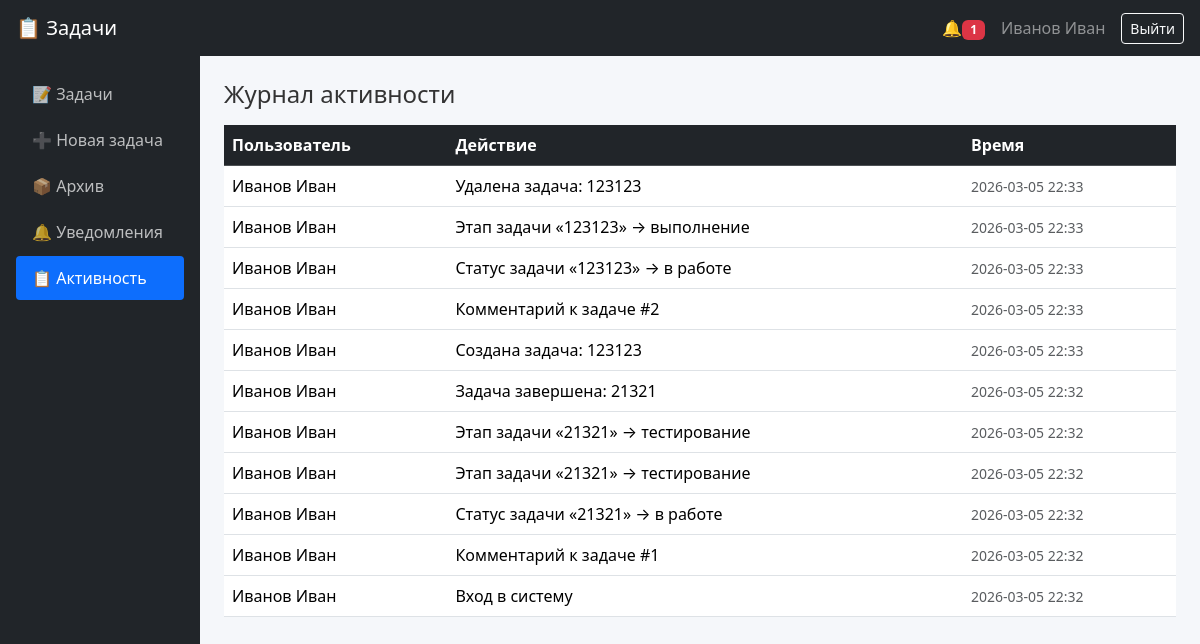
Page /activity (signed in) on the committed database.
### tables this page shows
CREATE TABLE users (
            id       INTEGER PRIMARY KEY AUTOINCREMENT,
            username TEXT UNIQUE NOT NULL,
            password TEXT NOT NULL,
            role     TEXT DEFAULT 'employee',
            name     TEXT
        );

CREATE TABLE activity (
            id         INTEGER PRIMARY KEY AUTOINCREMENT,
            user_id    INTEGER,
            action     TEXT,
            created_at TEXT,
            FOREIGN KEY (user_id) REFERENCES users(id)
        );

### app.py (the view)
@app.route('/activity')
@login_required
def activity():
    conn = get_db()
    uid  = session['user_id']
    role = session['role']
    if role in ('admin', 'manager'):
        logs = conn.execute("""
            SELECT a.*, u.name as user_name, u.username
            FROM activity a
            LEFT JOIN users u ON u.id = a.user_id
            ORDER BY a.id DESC LIMIT 100
        """).fetchall()
    else:
        logs = conn.execute("""
            SELECT a.*, u.name as user_name, u.username
            FROM activity a
            LEFT JOIN users u ON u.id = a.user_id
            WHERE a.user_id=?
            ORDER BY a.id DESC LIMIT 50
        """, (uid,)).fetchall()
    conn.close()
    return render_template('activity.html', logs=logs)

### app.py (called while the page is built)
def get_db():
    conn = sqlite3.connect(DB)
    conn.row_factory = sqlite3.Row
    conn.execute("PRAGMA journal_mode = WAL;")
    conn.execute("PRAGMA foreign_keys = ON;")
    return conn

def login_required(f):
    from functools import wraps
    @wraps(f)
    def wrapper(*args, **kwargs):
        if 'user_id' not in session:
            return redirect('/login')
        return f(*args, **kwargs)
    return wrapper

@app.before_request
def count_notifications():
    g.unread = 0
    if session.get('user_id'):
        conn = get_db()
        row = conn.execute(
            "SELECT COUNT(*) as c FROM notifications WHERE user_id=? AND is_read=0",
            (session['user_id'],)
        ).fetchone()
        conn.close()
        g.unread = row['c'] if row else 0

@app.context_processor
def inject_globals():
    return dict(
        statuses=STATUSES,
        stages=STAGES,
        unread=g.unread if hasattr(g, 'unread') else 0,
        session=session
    )

### templates/activity.html
{% extends "base.html" %}
{% block content %}
<h4 class="mb-3">Журнал активности</h4>
{% if logs %}
<table class="table table-hover">
  <thead class="table-dark">
    <tr>
      <th>Пользователь</th>
      <th>Действие</th>
      <th>Время</th>
    </tr>
  </thead>
  <tbody>
    {% for entry in logs %}
    <tr>
      <td>{{ entry.user_name or entry.username or '—' }}</td>
      <td>{{ entry.action }}</td>
      <td><small class="text-muted">{{ entry.created_at }}</small></td>
    </tr>
    {% endfor %}
  </tbody>
</table>
{% else %}
<div class="alert alert-info">Журнал пуст</div>
{% endif %}
{% endblock %}

### templates/base.html (shortened to what this page needs)
<!doctype html>
<html lang="ru">
<head>
  <link href="https://cdn.jsdelivr.net/npm/bootstrap@5.3.2/dist/css/bootstrap.min.css" rel="stylesheet">
  <link rel="stylesheet" href="/static/style.css">
</head>
<body>
<nav class="navbar navbar-dark bg-dark px-3">
  <a class="navbar-brand" href="/tasks">📋 Задачи</a>
  {% if session.get('user_id') %}
  <div class="d-flex align-items-center gap-3">
    <a href="/notifications" class="text-white text-decoration-none">
      🔔{% if unread > 0 %}<span class="badge bg-danger">{{ unread }}</span>{% endif %}
    </a>
    <span class="text-white-50">{{ session.get('name') or session.get('username') }}</span>
    <a href="/logout" class="btn btn-outline-light btn-sm">Выйти</a>
  </div>
  {% endif %}
</nav>
<div class="d-flex">
  {% if session.get('user_id') %}
  <nav class="sidebar p-3">
    <ul class="nav flex-column">
      <li class="nav-item">
        <a class="nav-link {% if request.path == '/tasks' %}active{% endif %}" href="/tasks">📝 Задачи</a>
      </li>
      <li class="nav-item">
        <a class="nav-link {% if request.path == '/tasks/new' %}active{% endif %}" href="/tasks/new">➕ Новая задача</a>
      </li>
      <li class="nav-item">
        <a class="nav-link {% if request.path == '/archive' %}active{% endif %}" href="/archive">📦 Архив</a>
      </li>
      <li class="nav-item">
        <a class="nav-link {% if request.path == '/notifications' %}active{% endif %}" href="/notifications">🔔 Уведомления</a>
      </li>
      <li class="nav-item">
        <a class="nav-link {% if request.path == '/activity' %}active{% endif %}" href="/activity">📋 Активность</a>
      </li>
    </ul>
  </nav>
  {% endif %}
  <main class="flex-grow-1 p-4">
    {% block content %}{% endblock %}
  </main>
</div>
</body>
</html>

### static/style.css (style rules this page uses)
body { background-color: #f5f7fa; color: #333; }
.sidebar { width: 200px; min-height: calc(100vh - 56px); background: #212529; flex-shrink: 0; }
.sidebar .nav-link { color: rgba(255, 255, 255, 0.7); padding: 10px 16px; border-radius: 4px; margin-bottom: 2px; text-decoration: none; display: block; }
.sidebar .nav-link.active { background-color: #0d6efd; color: white; }
table { background: white; }

### rows in the picture
users: get "Иванов Иван"
activity: name "Иванов Иван", action "Удалена задача: 123123", created_at "2026-03-05 22:33"
activity: name "Иванов Иван", action "Этап задачи «123123» → выполнение", created_at "2026-03-05 22:33"
activity: name "Иванов Иван", action "Статус задачи «123123» → в работе", created_at "2026-03-05 22:33"
activity: name "Иванов Иван", action "Комментарий к задаче #2", created_at "2026-03-05 22:33"
activity: name "Иванов Иван", action "Создана задача: 123123", created_at "2026-03-05 22:33"
activity: name "Иванов Иван", action "Задача завершена: 21321", created_at "2026-03-05 22:32"
activity: name "Иванов Иван", action "Этап задачи «21321» → тестирование", created_at "2026-03-05 22:32"
activity: name "Иванов Иван", action "Этап задачи «21321» → тестирование", created_at "2026-03-05 22:32"
activity: name "Иванов Иван", action "Статус задачи «21321» → в работе", created_at "2026-03-05 22:32"
activity: name "Иванов Иван", action "Комментарий к задаче #1", created_at "2026-03-05 22:32"
activity: name "Иванов Иван", action "Вход в систему", created_at "2026-03-05 22:32"

### other values in the picture
{{ unread }} "1"
